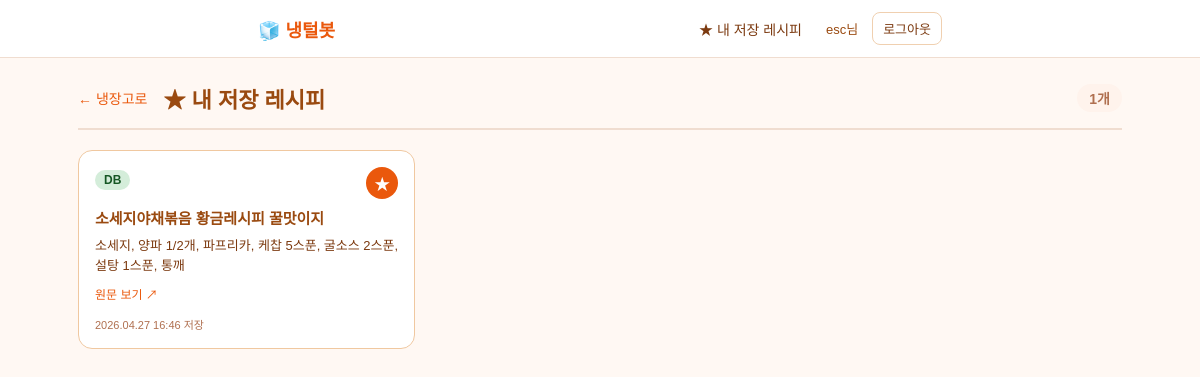
Page /favorites/ (signed in) on the committed database.
### recipes/models.py (models this page shows, shortened)
class Favorite(models.Model):
    SOURCE_CHOICES = [
        ("db", "DB"),
        ("web", "웹 검색"),
        ("llm", "LLM 추정"),
    ]
    user = models.ForeignKey(
        settings.AUTH_USER_MODEL,
        on_delete=models.CASCADE,
        related_name="favorites",
    )
    mongo_recipe_id = models.CharField(max_length=64, blank=True, default="")
    title = models.CharField(max_length=255)
    url = models.URLField(max_length=1000, blank=True, default="")
    ingredients_summary = models.TextField(blank=True, default="")
    answer_snippet = models.TextField(
        blank=True, default="", help_text="LLM 답변 일부(저장 시점 미리보기)"
    )
    source = models.CharField(
        max_length=8, choices=SOURCE_CHOICES, default="db"
    )
    created_at = models.DateTimeField(auto_now_add=True)
    class Meta:
        ordering = ["-created_at"]
        constraints = [
            models.UniqueConstraint(
                fields=["user", "mongo_recipe_id"],
                condition=~models.Q(mongo_recipe_id=""),
                name="uniq_user_recipe_when_id_present",
            ),
        ]
        verbose_name = "즐겨찾기 레시피"
        verbose_name_plural = "즐겨찾기 레시피들"

### recipes/views.py (the view)
# urls.py: path("favorites/", views.favorites_page, name="favorites"),
@login_required
def favorites_page(request):
    favs = Favorite.objects.filter(user=request.user)
    return render(
        request, "recipes/favorites.html", {"favorites": favs}
    )

### recipes/templates/recipes/favorites.html (shortened to what this page needs)
{% extends "recipes/base.html" %}
{% block content %}
<div class="fav-wrap">
  <div class="fav-head">
    <a href="{% url 'recipes:index' %}" class="fav-back">← 냉장고로</a>
    <h1>★ 내 저장 레시피</h1>
    <div class="fav-count">{{ favorites|length }}개</div>
  </div>
  {% if favorites %}
    <div class="fav-grid">
      {% for f in favorites %}
        <div class="fav-card" data-fav-id="{{ f.id }}">
          <div class="fav-card-head">
            <span class="src-badge {{ f.source }}">{{ f.get_source_display }}</span>
            <button type="button" class="fav-del-btn" data-fav-id="{{ f.id }}" title="저장 취소">★</button>
          </div>
          <div class="fav-title">{{ f.title }}</div>
          {% if f.ingredients_summary %}
            <div class="fav-ing">{{ f.ingredients_summary|truncatechars:120 }}</div>
          {% endif %}
          {% if f.url %}
            <a class="fav-link" href="{{ f.url }}" target="_blank" rel="noopener">원문 보기 ↗</a>
          {% endif %}
          <div class="fav-meta">{{ f.created_at|date:"Y.m.d H:i" }} 저장</div>
        </div>
      {% endfor %}
    </div>
  {% endif %}
</div>
{% endblock %}

### recipes/templates/recipes/base.html (shortened to what this page needs)
{% load static %}
<!DOCTYPE html>
<html lang="ko">
<head>
  <link rel="stylesheet" href="{% static 'recipes/css/fridge.css' %}">
</head>
<body>
  <header class="top-nav">
    <div class="top-nav-inner">
      <a href="{% url 'recipes:index' %}" class="top-logo">🧊 냉털봇</a>
      <nav class="top-links">
        {% if user.is_authenticated %}
          <a href="{% url 'recipes:favorites' %}" class="top-link">★ 내 저장 레시피</a>
          <span class="top-user">{{ user.username }}님</span>
          <form method="post" action="{% url 'recipes:logout' %}" class="top-logout-form">
            <button type="submit" class="top-link top-logout">로그아웃</button>
          </form>
        {% else %}
          <a href="{% url 'recipes:login' %}" class="top-link">로그인</a>
          <a href="{% url 'recipes:signup' %}" class="top-link top-link-cta">회원가입</a>
        {% endif %}
      </nav>
    </div>
  </header>
  {% block content %}{% endblock %}
</body>
</html>

### recipes/static/recipes/css/fridge.css (style rules this page uses)
* { box-sizing: border-box; margin: 0; padding: 0; }
html, body { font-family: 'Noto Sans KR', sans-serif; background-color: #fff8f3; min-height: 100vh; }
.src-badge { display: inline-block; font-size: 12px; padding: 3px 9px; border-radius: 11px; margin-bottom: 6px; font-weight: 700; }
.src-badge.db { background: #d4edda; color: #155724; }
.top-nav { background: #fff; border-bottom: 1px solid #f0ddd0; position: sticky; top: 0; z-index: 100; }
.top-nav-inner { max-width: 720px; margin: 0 auto; display: flex; align-items: center; justify-content: space-between; padding: 12px 18px; }
.top-logo { font-size: 18px; font-weight: 700; color: #EA580C; text-decoration: none; }
.top-links { display: flex; align-items: center; gap: 14px; }
.top-link { font-size: 14px; color: #7c3a10; text-decoration: none; background: none; border: none; cursor: pointer; font-family: inherit; padding: 6px 10px; border-radius: 8px; }
.top-user { font-size: 13px; color: #9a4a10; font-weight: 500; }
.top-logout-form { display: inline; margin: 0; padding: 0; }
.top-logout { border: 1px solid #f0d0b0 !important; font-size: 13px; }
.fav-wrap { max-width: 1080px; margin: 0 auto; padding: 24px 18px 60px; }
.fav-head { display: flex; align-items: center; gap: 16px; margin-bottom: 20px; padding-bottom: 14px; border-bottom: 2px solid #f0ddd0; }
.fav-head h1 { font-size: 22px; color: #9a4a10; margin: 0; }
.fav-back { font-size: 14px; color: #EA580C; text-decoration: none; font-weight: 500; }
.fav-count { margin-left: auto; font-size: 14px; color: #b07050; background: #fff3ec; padding: 4px 12px; border-radius: 14px; font-weight: 700; }
.fav-grid { display: grid; grid-template-columns: repeat(auto-fill, minmax(280px, 1fr)); gap: 16px; }
.fav-card { background: #fff; border: 1px solid #f0c8a0; border-radius: 14px; padding: 16px; position: relative; transition: transform 0.15s, box-shadow 0.15s; }
.fav-card-head { display: flex; align-items: center; justify-content: space-between; margin-bottom: 8px; }
.fav-del-btn { width: 32px; height: 32px; border: none; background: #EA580C; color: #fff; border-radius: 50%; cursor: pointer; font-size: 16px; font-family: inherit; }
.fav-title { font-size: 15px; font-weight: 700; color: #9a4a10; margin-bottom: 8px; word-break: keep-all; }
.fav-ing { font-size: 13px; color: #7c3a10; margin-bottom: 10px; line-height: 1.5; }
.fav-link { display: inline-block; font-size: 12px; color: #EA580C; text-decoration: none; margin-bottom: 8px; }
.fav-meta { font-size: 11px; color: #b07050; margin-top: 6px; }

### rows in the picture
Favorite: source "DB", title "소세지야채볶음 황금레시피 꿀맛이지", ingredients_summary "소세지, 양파 1/2개, 파프리카, 케찹 5스푼, 굴소스 2스푼, 설탕 1스푼, 통깨", created_at "2026.04.27 16:46"

### other values in the picture
{{ user.username }} "esc"
{{ favorites|length }} "1"
